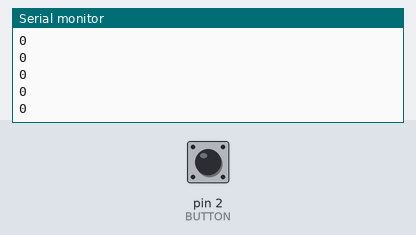
The sketch below on a simulated Arduino Uno, built with avr-gcc and run on an emulated ATmega328P. Parts: the last lines printed to the serial monitor. The inputs (shaded band) are chosen by the test bench; at power-on: pin 2 (BUTTON) HIGH.

Above: at 1.2 s.
1.3 s: pin 2 (BUTTON) pulled LOW for 0.15 s
At 1.9 s:
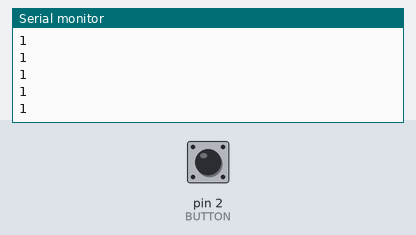
2.9 s: pin 2 (BUTTON) pulled LOW for 1 s
At 3.5 s:
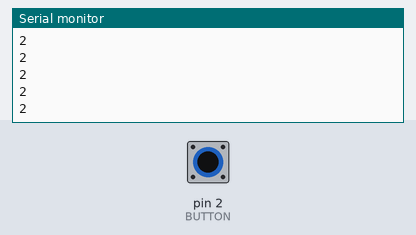
Timing chart, 0 to 5.9 s (numbered marks = the images above; inputs shaded):
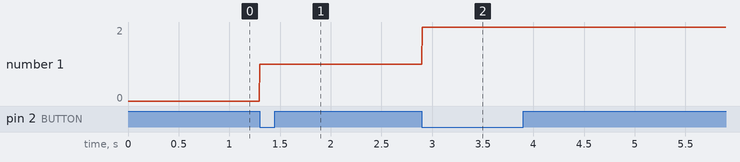

Measured:
- after the input at 1.3 s, the serial monitor: prints a new line at once (image 1)
- after the input at 2.9 s, the serial monitor: prints a new line at once (image 2)
- plotted number 1: 0 → 1 after the input at 1.3 s, 1 → 2 after the input at 2.9 s

The sketch:

0428_LED-GRID_LAB6.ino
```cpp
#define ROW1 13
#define ROW2 12
#define ROW3 11
#define ROW4 10
#define ROW5 9
#define ROW6 8
#define ROW7 7
#define ROW8 6
#define COL1 5
#define COL2 4
#define COL3 3
#define COL4 A4
#define COL5 A3
#define COL6 A2
#define COL7 A1
#define COL8 A0
#define BUTTON 2

const int row[] = {
  ROW1, ROW2, ROW3, ROW4, ROW5, ROW6, ROW7, ROW8
};
const int col[] = {
  COL1,COL2, COL3, COL4, COL5, COL6, COL7, COL8
};

byte scan[8][8] = {
  {1,0,0,0,0,0,0,0},
  {0,1,0,0,0,0,0,0},
  {0,0,1,0,0,0,0,0},
  {0,0,0,1,0,0,0,0},
  {0,0,0,0,1,0,0,0},
  {0,0,0,0,0,1,0,0},
  {0,0,0,0,0,0,1,0},
  {0,0,0,0,0,0,0,1}
};
byte circle[8][8] = {
  {1,1,0,0,0,0,1,1},
  {1,0,1,1,1,1,0,1},
  {0,1,1,1,1,1,1,0},
  {0,1,1,1,1,1,1,0},
  {0,1,1,1,1,1,1,0},
  {0,1,1,1,1,1,1,0},
  {1,0,1,1,1,1,0,1},
  {1,1,0,0,0,0,1,1}
};
byte H[8][8] = {
  {1,1,1,1,1,1,1,1},
  {1,0,1,1,1,1,0,1},
  {1,0,1,1,1,1,0,1},
  {1,0,0,0,0,0,0,1},
  {1,0,1,1,1,1,0,1},
  {1,0,1,1,1,1,0,1},
  {1,0,1,1,1,1,0,1},
  {1,1,1,1,1,1,1,1}
};
byte T[8][8] = {
  {1,1,1,1,1,1,1,1},
  {1,0,0,0,0,0,1,1},
  {1,1,1,0,1,1,1,1},
  {1,1,1,0,1,1,1,1},
  {1,1,1,0,1,1,1,1},
  {1,1,1,0,1,1,1,1},
  {1,1,1,0,1,1,1,1},
  {1,1,1,1,1,1,1,1}
};

void showPattern(byte matrix[8][8]){
  for(byte i = 0; i < 8; i++){
    for(byte j = 0; j < 8; j++){
      digitalWrite(row[j], 1 - scan[i][j]);
      digitalWrite(col[j], 1 - matrix[i][j]);
      }
    for(byte j = 0; j < 8; j++){
    digitalWrite(row[j], HIGH);
    digitalWrite(col[j], LOW);
    }
  }
}

byte previousState=1, presentState=1, patternNumber=0;
void setup(){
  for (byte i = 0; i <= sizeof(row); i++) {pinMode(row[i], OUTPUT);}
  for (byte i = 0; i <= sizeof(col); i++) {pinMode(col[i], OUTPUT);}
  pinMode(2, INPUT_PULLUP);
  Serial.begin(9600);
}

void loop(){
  presentState=digitalRead(BUTTON);
  if(presentState == 0 && previousState == 1){
    patternNumber++;
    if(patternNumber > 2){
      patternNumber = 0;
    }
  }
  Serial.println(patternNumber);
  if(patternNumber == 0){showPattern(circle);}
  else if(patternNumber == 1){showPattern(H);}
  else{showPattern(T);}

  delay(2);
  previousState=presentState;
}
```
